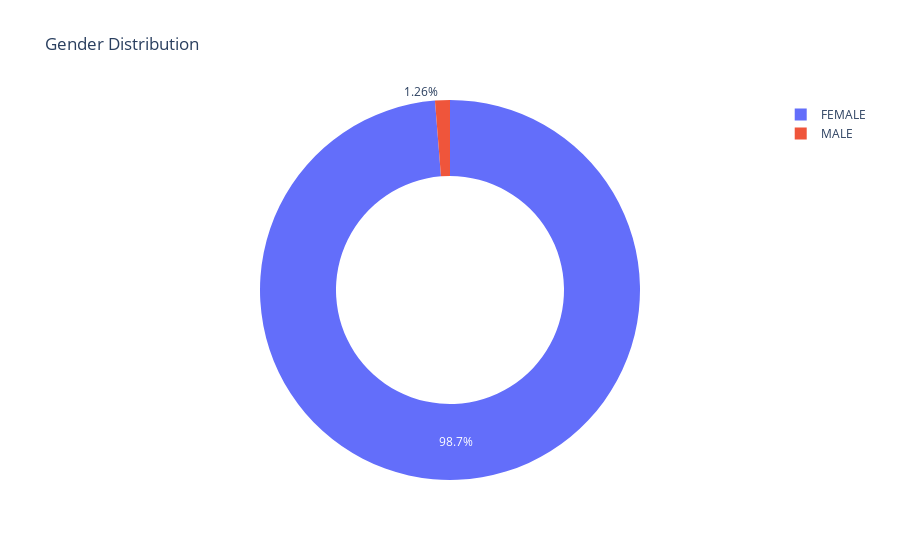

This figure's notebook cell:
### Code cell
generate_pie_chart(df,'Gender')

### Figure 1 — Plotly figure (JSON) as saved in the notebook; plotly's stock layout.template omitted (floating-point values rounded to 4 significant figures)
{"data": [{"domain": {"x": [0, 1], "y": [0, 1]}, "hole": 0.6, "hovertemplate": "label=%{label}<br>value=%{value}<extra></extra>", "labels": ["FEMALE", "MALE"], "legendgroup": "", "name": "", "showlegend": true, "type": "pie", "values": [313, 4]}], "layout": {"legend": {"tracegroupgap": 0}, "title": {"text": "Gender Distribution"}}}
